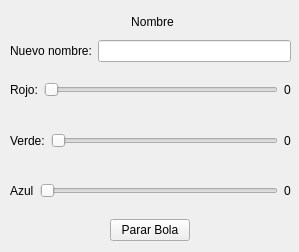
<?xml version="1.0" encoding="UTF-8"?>
<ui version="4.0">
 <class>WidgetDetalleBola</class>
 <widget class="QWidget" name="WidgetDetalleBola">
  <property name="geometry">
   <rect>
    <x>0</x>
    <y>0</y>
    <width>299</width>
    <height>252</height>
   </rect>
  </property>
  <property name="windowTitle">
   <string>Form</string>
  </property>
  <widget class="QWidget" name="layoutWidget">
   <property name="geometry">
    <rect>
     <x>10</x>
     <y>40</y>
     <width>281</width>
     <height>201</height>
    </rect>
   </property>
   <layout class="QVBoxLayout" name="verticalLayout_2">
    <item>
     <layout class="QHBoxLayout" name="horizontalLayout">
      <item>
       <widget class="QLabel" name="label">
        <property name="text">
         <string>Nuevo nombre:</string>
        </property>
       </widget>
      </item>
      <item>
       <widget class="QLineEdit" name="leNuevoNombre"/>
      </item>
     </layout>
    </item>
    <item>
     <layout class="QVBoxLayout" name="verticalLayout">
      <item>
       <layout class="QHBoxLayout" name="horizontalLayout_2">
        <item>
         <widget class="QLabel" name="label_2">
          <property name="text">
           <string>Rojo:</string>
          </property>
         </widget>
        </item>
        <item>
         <widget class="QSlider" name="slRojo">
          <property name="orientation">
           <enum>Qt::Horizontal</enum>
          </property>
         </widget>
        </item>
        <item>
         <widget class="QLabel" name="lblIntRojo">
          <property name="text">
           <string>0</string>
          </property>
         </widget>
        </item>
       </layout>
      </item>
      <item>
       <layout class="QHBoxLayout" name="horizontalLayout_3">
        <item>
         <widget class="QLabel" name="label_3">
          <property name="text">
           <string>Verde:</string>
          </property>
         </widget>
        </item>
        <item>
         <widget class="QSlider" name="slVerde">
          <property name="orientation">
           <enum>Qt::Horizontal</enum>
          </property>
         </widget>
        </item>
        <item>
         <widget class="QLabel" name="lblIntVerde">
          <property name="text">
           <string>0</string>
          </property>
         </widget>
        </item>
       </layout>
      </item>
      <item>
       <layout class="QHBoxLayout" name="horizontalLayout_4">
        <item>
         <widget class="QLabel" name="label_4">
          <property name="text">
           <string>Azul</string>
          </property>
         </widget>
        </item>
        <item>
         <widget class="QSlider" name="slAzul">
          <property name="orientation">
           <enum>Qt::Horizontal</enum>
          </property>
         </widget>
        </item>
        <item>
         <widget class="QLabel" name="lblIntAzul">
          <property name="text">
           <string>0</string>
          </property>
         </widget>
        </item>
       </layout>
      </item>
     </layout>
    </item>
    <item>
     <layout class="QHBoxLayout" name="horizontalLayout_5">
      <property name="spacing">
       <number>0</number>
      </property>
      <property name="sizeConstraint">
       <enum>QLayout::SetNoConstraint</enum>
      </property>
      <item>
       <widget class="QPushButton" name="btnPararBola">
        <property name="sizePolicy">
         <sizepolicy hsizetype="Fixed" vsizetype="Fixed">
          <horstretch>0</horstretch>
          <verstretch>0</verstretch>
         </sizepolicy>
        </property>
        <property name="baseSize">
         <size>
          <width>0</width>
          <height>0</height>
         </size>
        </property>
        <property name="layoutDirection">
         <enum>Qt::LeftToRight</enum>
        </property>
        <property name="text">
         <string>Parar Bola</string>
        </property>
       </widget>
      </item>
     </layout>
    </item>
   </layout>
  </widget>
  <widget class="QWidget" name="layoutWidget_2">
   <property name="geometry">
    <rect>
     <x>50</x>
     <y>10</y>
     <width>205</width>
     <height>23</height>
    </rect>
   </property>
   <layout class="QHBoxLayout" name="horizontalLayout_7">
    <item>
     <widget class="QLabel" name="lblNombreBola">
      <property name="text">
       <string>Nombre</string>
      </property>
      <property name="alignment">
       <set>Qt::AlignCenter</set>
      </property>
     </widget>
    </item>
   </layout>
  </widget>
 </widget>
 <resources/>
 <connections/>
</ui>
